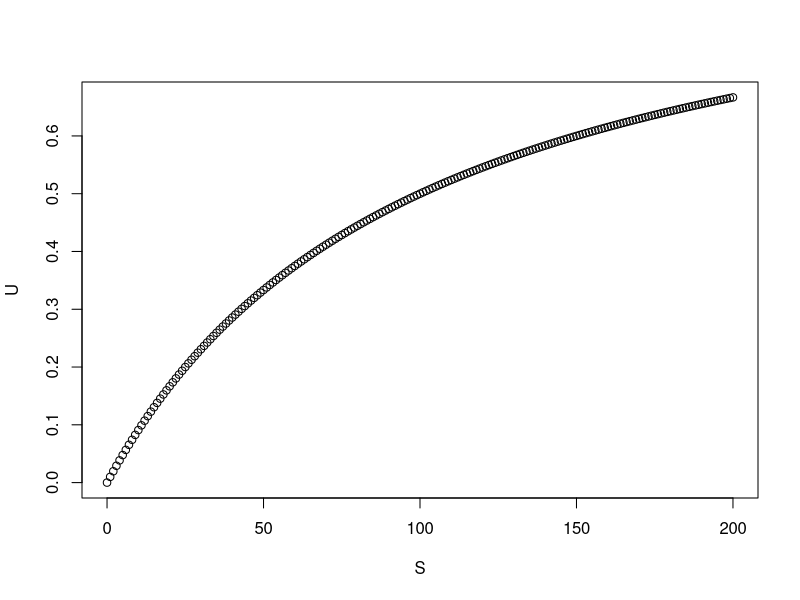
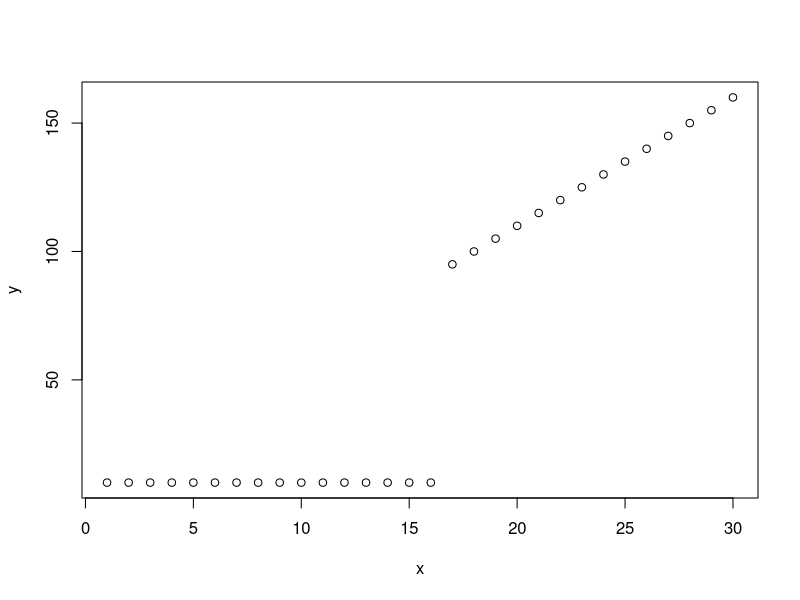
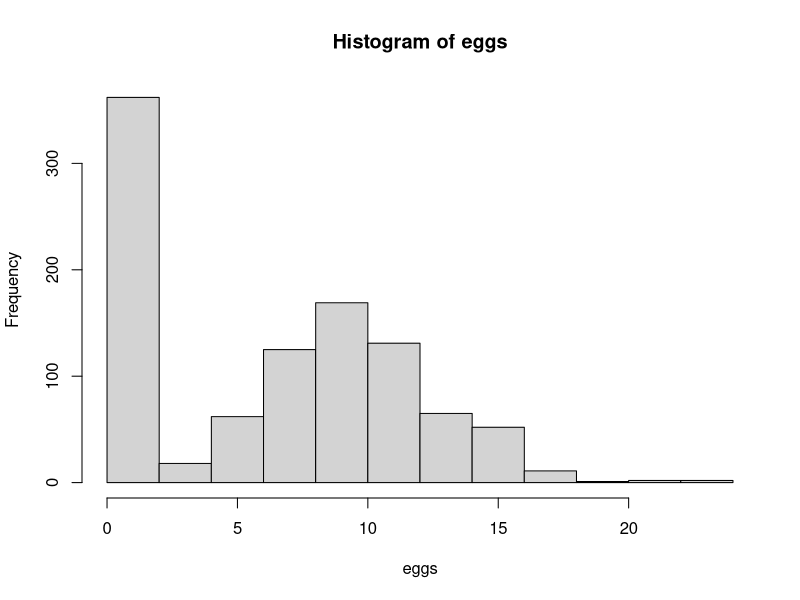
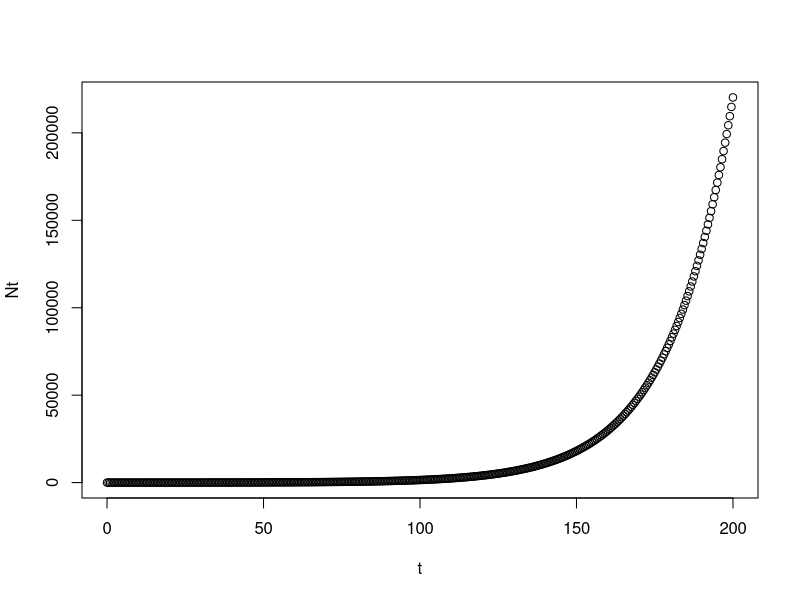
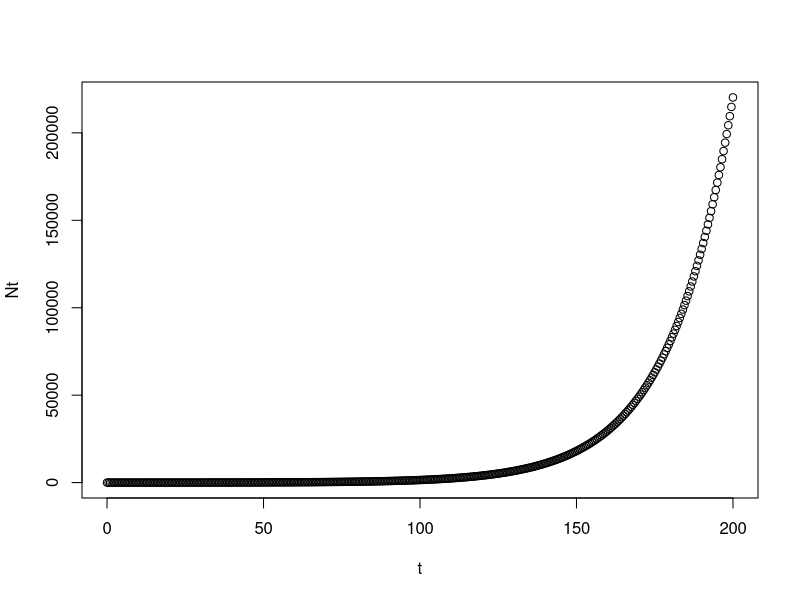
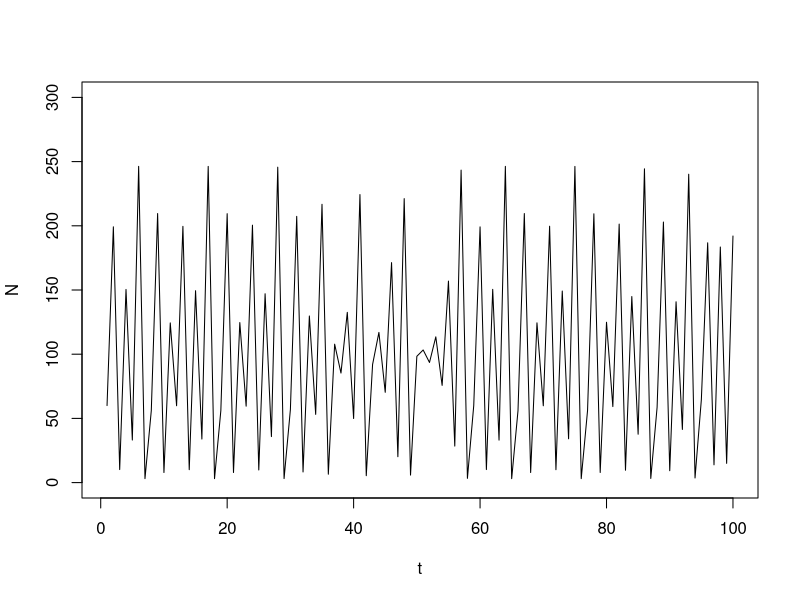
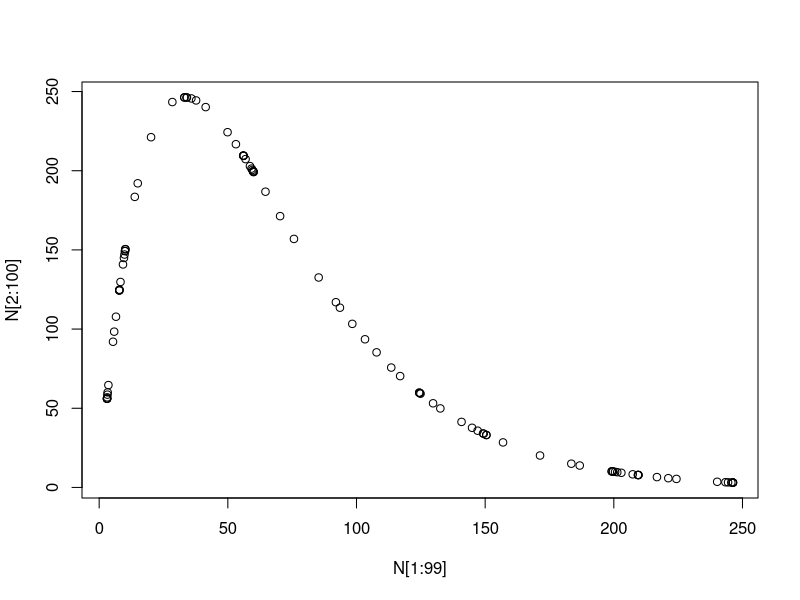
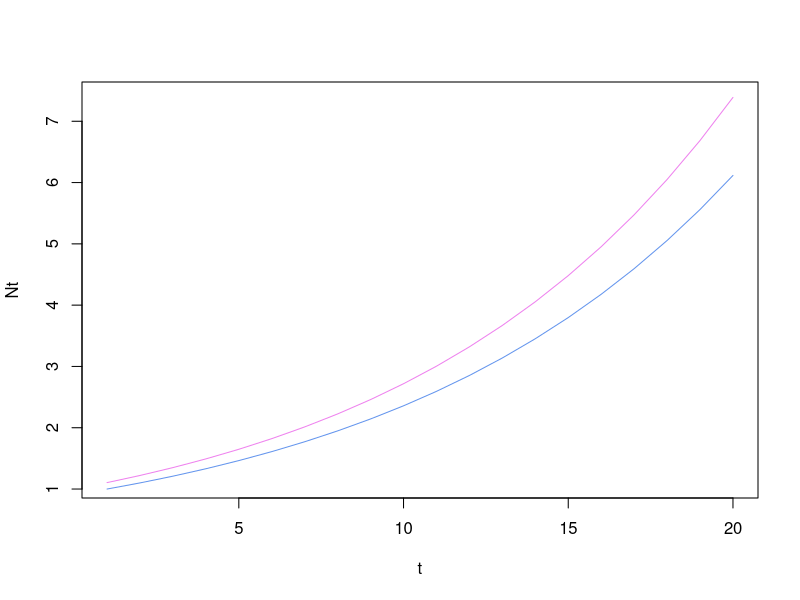

Write the R code that produced these figures, in order.
## ---- chunk 1
knitr::opts_chunk$set(echo = TRUE)
## ---- chunk 2
mm_function <- function(Um, Ks, S){
 U <- Um*S/(Ks+S)
 plot(S,U)
 }
S <- seq(from = 0, to = 200, by = 1)
mm_function(Um =1, Ks = 100, S = S)
## ---- chunk 3
x <- seq(1:30)
a <- 5
b <- 10 
y <- ifelse(x >= 17, a*x+b, b)

plot(x, y)
## ---- chunk 4
my_dogs <- (c("chow", "akita", "malamute", "husky", "samoyed"))

for(i in seq_along(my_dogs)) {
  cat("i =", i, "my_dogs[i] =", my_dogs[i], "\n") 
}
## ---- chunk 5
my_bad_dogs <- NULL
for (i in seq_along(my_bad_dogs)) {
  cat("i =", i, "my_bad_dogs[i] =", my_bad_dogs[i], "\n")
}
## ---- chunk 6
zz <- 5
for( i in seq_len(zz)) { 
  cat("i =", i, "my_dogs[i] =", my_dogs[i], "\n")
  }
## ---- chunk 7
#makes 1000 random uniform values 
tester <- runif(1000)
eggs <- ifelse(tester > 0.35, rpois(n=1000, lambda=10.2), 0)
hist(eggs)
## ---- chunk 8
p_vals <- runif(1000)
z <- ifelse(p_vals <=0.025, "lower_tail", "non_significant")
z[p_vals >=0.975] <- "upper_tail"

table(z)
## ---- chunk 9
#as a function
dyn_function <- function(K,N0){ 
 Nt <- N0*exp(K*t)
 plot(t,Nt)
}
t <- seq(from = 0, to = 200, by = 0.5)
dyn_function(K=0.05, N0= 10)

#not as a function, as a single vector. 
N0 <- 10 
K <- .05
t <- seq(from =0, to = 200, by = 0.5)
Nt <- N0*exp(K*t)
plot(t, Nt)
## ---- chunk 10
#t <- seq(0:100)
k <- 100
r <- 3.0
N <- NA
N[1] <- 60
t <- seq(1:100)

#the below works, but I also want to standardize the way I assigned the length so it's not fixed in the loop but rather pre-assigned. 

# for(i in 2:100) {
#   N[i] <- N[i-1]*exp(r*(1-N[i-1]/k))
# }

for(i in 2:length(t-1)) {
  N[i] <- N[i-1]*exp(r*(1-N[i-1]/k))
}
#plotting N over time 
plot(t, N, type = "l", ylim = c(0,300))
     
#plotting Nt vs Nt-1 as a plot. This is following a pattern and deterministic, even though prior graph looks like pure chaos. 
# Phase-space diagram 
plot(N[1:99], N[2:100])
## ---- chunk 11
K <- 0.1 

NNt <- NA
NNt[1] <- 1
N0 <- 1
t <- seq(from =1, to = 20, by = 1)
#exponential 
ENt <- N0*exp(K*t)
#numerical integration 
for(i in 2:length(t-1)) {
  NNt[i] <- NNt[i-1]+K*NNt[i-1]*1 
}

#N[i] <- N[i-1]*exp(r*(1-N[i-1]/k))
plot(t, ENt, type= "line", col = "violet",ylab = "Nt")
lines(t, NNt, col= "cornflowerblue")

## ---- chunk 12
n <- seq(from = 1, to = 200.9, by =0.1)
Nt <- NA
Nt[1] <- 20
Pt <- NA
Pt[1] <- 1
r <- 0.04
a <- 0.005 
b <- 0.2
s <- 0.1
deltat <- 0.1

for (i in 2:length(n)) { 
  Nt[i] <- Nt[i-1] + (r*Nt[i-1] - a*Nt[i-1]*Pt[i-1])*(n[i]-n[i-1])
  Pt[i] <- Pt[i-1] + (a*b*Nt[i-1]*Pt[i-1]- s*Pt[i-1])*(n[i]-n[i-1])
}

plot(n, Nt, col = "violet",ylab = "Nt")
lines(n, Pt, col= "darkblue")
#phase diagram is a circle 
#there is an equilibrium that exists in the center of this circle. As N goes up, then P catches, and raises until N decreases and P does again. 
plot(Nt, Pt)
